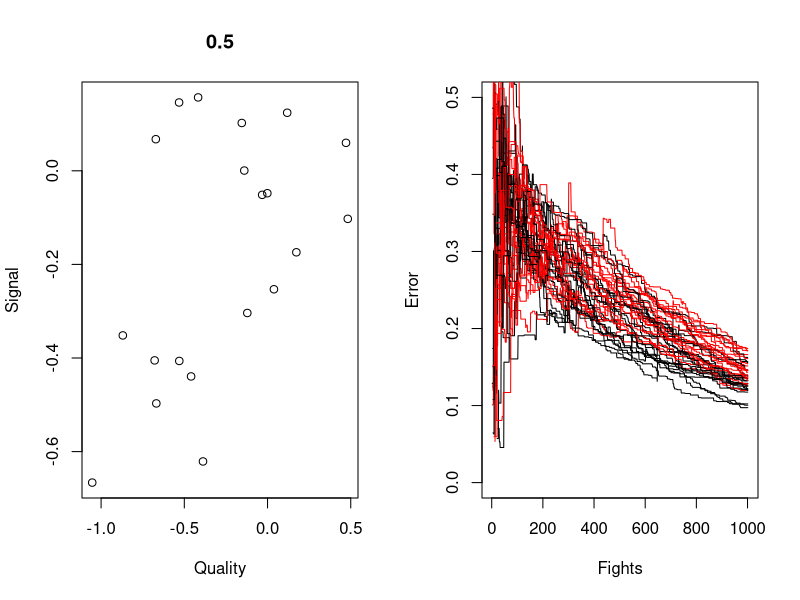

Reproduce this figure in R.
## ---- functions ----------------------

win_prob <- function(q){ #probability of A winning given qualities of A and B
	d = q[1]-q[2] #differences in qualities
	p = exp(dominance*d)/(exp(dominance*d)+1) #a sigmoidal function that gives probability of A winning 
	return(p)
}

update <- function(a, q){ # given current assessment a and true quality q, update to new assessment
	if(learn_noise == 0 ){
		noise = 0
	} else {
		noise = rnorm(1, mean =0, sd = learn_noise)}
	if(!is.na(a)){
			anew =(1- learn_rate) * a + learn_rate*q + noise
		} else{
			a = qual_mean + rnorm(1, mean =0 , sd = .2)
			anew = (1- learn_rate) * a + learn_rate*q + noise
		}
	return(anew)
}

fixCorr = function(x1,x2,rho){
	n = length(x1)
	theta <- acos(rho)             # corresponding angle
	X     <- cbind(x1, x2)         # matrix
	Xctr  <- scale(X, center=TRUE, scale=FALSE)   # centered columns (mean 0)
	orig_means <- colMeans(X)
	Id   <- diag(n)                               # identity matrix
	Q    <- qr.Q(qr(Xctr[ , 1, drop=FALSE]))      # QR-decomposition, just matrix Q #this is also just Xctr[,1]/ norm of Xctr[,1]
	P    <- tcrossprod(Q)          # = Q Q'       # projection onto space defined by x1
	x2o  <- (Id-P) %*% Xctr[ , 2]                 # x2ctr made orthogonal to x1ctr
	Xc2  <- cbind(Xctr[ , 1], x2o)                # bind to matrix
	Y    <- Xc2 %*% diag(1/sqrt(colSums(Xc2^2)))  # scale columns to length 1
	if(rho!=1){
		x2_new <- Y[ , 2] + (1 / tan(theta)) * Y[ , 1]     # final new vector
		} else { x2_new <- Y[,1]} 
	x2_new = x2_new + orig_means[2]
	return(x2_new)
}

## ---- parameters -------------------------
Tfights = 1000 #total number of fights 
N = 20 # individuals
categor_num = 100 #number of categories to learn about
memory_window = Inf #how many fights ago they can remember
confus_prob_cat = 0 #maximum probability of misidentifying categories, which decreases with dissimilarity
confus_prob_ind = 0 #probability of misidentifying individuals
qual_mean = 0
qual_sd = 0.5 #standard deviation of quality distribution 
sig_qual_corr = 0.5 #correlation between quality and signal
learn_rate = 0.2 #how much the quality of the opponent affects the new assessment
learn_noise = 0 #how noisy an updated assessment is
dominance = 0.5 #how quickly the probability switches from A winning to A losing
sig_min = -1 ; sig_max = 1
error_threshold = 0.5

#set up group with quality values and signal values: 

qual_vals = array(data = NA, dim = N) # quality values
# #option: one animal in each of N bins
# qual_vals = seq(0, 1, by = 1/N) 
# #option: uniformly distributed quality values
# qual_vals = runif(N , min = 0, max = 1) 
# #option: lognormally distributed quality values
# qual_vals = exp(rnorm(N, mean = 0, sd = qual_sd)) 
#option: normally distributed quality values
qual_vals = rnorm(N, mean = qual_mean, sd = qual_sd) 

#matrix of columns of quality values
qual_mat = matrix(rep(qual_vals,N), ncol=N, byrow=TRUE) 

sig_vals = array(data = NA, dim = N) # signal values
#option: signals are correlated with quality 
sig_vals = rnorm(N, mean = 0, 1)
sig_vals = fixCorr(qual_vals,sig_vals,sig_qual_corr)
# #option: uniformly distributed sigals
# sig_vals = runif(N, min =0, max = 1) 
# #option: lognormally distributed signals: 
# sig_sd = 0.5; sig_vals = exp(rnorm(N, mean =0, sd = sig_sd)) 
# #option: normally distributed signal values
# sig_sd = 0.5; sig_vals = rnorm(N, mean =0, sd =sig_sd) 

categor_breaks = sig_min+1:(categor_num-1)*(sig_max-sig_min)/categor_num
sig_cats = array(data = NA, dim =N) #which category each animal is in
for(i in 1:N){
	sig_cats[i] = sum(sig_vals[i] > categor_breaks)+1 
}

confus_mat = array(0, dim=c(N,categor_num))
for(i in 1:N){
	if(sig_cats[i]==1){
		confus_mat[i,2] = confus_prob_cat*exp(-abs(sig_vals[i]-categor_breaks[1]))
		confus_mat[i,1] = 1-confus_mat[i,2]
	} else if(sig_cats[i]==categor_num){
		confus_mat[i,categor_num-1] = confus_prob_cat*exp(-abs(sig_vals[i]-categor_breaks[categor_num-1]))
		confus_mat[i,categor_num] = 1-confus_mat[i,categor_num-1]
	} else{
		confus_mat[i,sig_cats[i]-1] = confus_prob_cat*exp(-abs(sig_vals[i]-categor_breaks[sig_cats[i]-1]))
		confus_mat[i,sig_cats[i]+1] = confus_prob_cat*exp(-abs(sig_vals[i]-categor_breaks[sig_cats[i]]))
		confus_mat[i,sig_cats[i]] = 1-confus_mat[i,sig_cats[i]-1] - confus_mat[i,sig_cats[i]+1]
		}
}
confus_mat = t(apply(confus_mat,1,cumsum))

#the fighting and learning dynamics: 
wins = list() # keep track of qualities of members involved in wins and losses for each animal
losses = list()
for(i in 1:N){ 
	wins[[i]] = numeric()
	losses[[i]] = numeric()
}
num_fights = array(0,dim=N) # number of fights each animal engages in
fight_history_cat = array(0,dim=c(2,2,Tfights+1)) #history of each pair and their perceived opponent category at each fight
fight_history_ind = array(0,dim=c(2,2,Tfights+1)) #history of each pair and their perceived opponent at each fight
last_fights_cat = array(Inf, dim=c(N,categor_num))
last_fights_ind = array(Inf, dim=c(N,N))

a_cat_byind = array(NA, dim=c(N,N,Tfights+1))
a_cat_bycat = array(NA, dim=c(N,categor_num,Tfights+1))
a_ind = array(NA, dim=c(N,N,Tfights+1))

for(t in 1:Tfights){
	pair = sample(1:N, 2, replace = FALSE) #draw two animals at random
	num_fights[pair] = num_fights[pair]+1
	p = win_prob(qual_vals[pair]) # probability of first animal winning
	outcome = sample(0:1,1,prob = c(p,1-p)) # see who wins and loses
	if(outcome == 0){
		wins[[pair[1]]] = cbind(wins[[pair[1]]],qual_vals[pair]) #add quality values to current wins for pair[1]
		losses[[pair[2]]] = cbind(losses[[pair[2]]],qual_vals[rev(pair)]) #add quality values to current losses for pair[2], reversed so focal animal is first
	} else{
		wins[[pair[2]]] = cbind(wins[[pair[2]]],qual_vals[rev(pair)])
		losses[[pair[1]]] = cbind(losses[[pair[1]]],qual_vals[pair])
	}
	#learning about the signal of one's opponent:
		draw = matrix(runif(N*N,0,1),nrow=N) #random numbers to generate confusion events
		perc_cats = array(NA, dim = c(N,N)) #each individual's perception of every other's category
		for(i in 1:N){
			perc_cats[i,] = rowSums(matrix(rep(draw[i,],categor_num),ncol=categor_num)>confus_mat)+1 #use confus_mat to see which category perceptions get switched to
		}
			# perc_cats = matrix(rep(sig_cats,N),nrow=N,byrow=TRUE) #no switching categories
		fight_history_cat[,,t] = matrix(c(pair,perc_cats[pair[1],pair[2]],perc_cats[pair[2],pair[1]]),nrow=2) 
		last_fights_cat[pair[1],perc_cats[pair[1],pair[2]]] = 0 #each animal thinks it just fought with the category it perceived
		last_fights_cat[pair[2],perc_cats[pair[2],pair[1]]] = 0
		new_as_cat_bycat = a_cat_bycat[,,t] #if you weren't involved in the fight your assessment doesn't change
		new_as_cat_bycat[last_fights_cat>memory_window] = NA #you forget your assessments of the categories you fought more than memory_window fights ago
		a_cat_bycat[,,t+1] = new_as_cat_bycat
		a_cat_bycat[pair[1],perc_cats[pair[1],pair[2]],t+1] = update(a_cat_bycat[pair[1],perc_cats[pair[1],pair[2]],t],qual_vals[pair[2]]) #each animal updates its assessment of the category it perceives based on the quality it experiences
		a_cat_bycat[pair[2],perc_cats[pair[2],pair[1]],t+1] = update(a_cat_bycat[pair[2],perc_cats[pair[2],pair[1]],t],qual_vals[pair[1]])
		
		new_as_cat_byind = array(NA,dim=c(N,N))
		for(i in 1:N){
			new_as_cat_byind[i,]=a_cat_bycat[i,perc_cats[i,],t+1] #each animal assigns quality values to individuals based on its sloppy assignment of individuals to categories
		}
		a_cat_byind[,,t+1] = new_as_cat_byind
		
		# a_cat_byind[,,t+1] = a_cat_bycat[,sig_cats,t+1]
		
		# new_as_cat_byind = a_cat_byind[,,t] #if you weren't involved in the fight your assessment doesn't change
		# new_as_cat_byind[last_fights_cat[,sig_cats]>memory_window] = NA #you forget your assessments of the categories you fought more than memory_window fights ago

		# a_cat_byind[,,t+1] = new_as_cat_byind
		# a_cat_byind[pair[1],sig_cats==perc_cats[2],t+1] = update(a_cat_byind[pair[1],pair[2],t],qual_vals[pair[2]]) #opponents assess each other
		# a_cat_byind[pair[2],sig_cats==perc_cats[1],t+1] = update(a_cat_byind[pair[2],pair[1],t],qual_vals[pair[1]])
		
		last_fights_cat = last_fights_cat+1
	
	#learning about the identity of one's opponent:
		draw = runif(2,0,1) #random numbers to generate confusion events
		perc_pair = pair  
		if(draw[1]<confus_prob_ind){
			perc_pair[1] = sample(setdiff(1:N,pair[1]),1) #with low probability draw a different individual that the focal thinks it's interacting with
		}
		if(draw[2]<confus_prob_ind){
			perc_pair[2] = sample(setdiff(1:N,pair[2]),1)
		}
		fight_history_ind[,,t] = matrix(c(pair,rev(perc_pair)),nrow=2)	
		last_fights_ind[pair[1],perc_pair[2]] = 0
		last_fights_ind[pair[2],perc_pair[1]] = 0
		new_as_ind = a_ind[,,t] #if you weren't involved in the fight your assessment doesn't change
		new_as_ind[last_fights_ind>memory_window] = NA #if you fought more than memory_window fights ago you forget your assessments
		a_ind[,,t+1] = new_as_ind
		a_ind[pair[1],perc_pair[2],t+1] = update(a_ind[pair[1],perc_pair[2],t],qual_vals[pair[2]]) #each animal updates its assessment of the individual it perceives based on the quality it experiences
		a_ind[pair[2],perc_pair[1],t+1] = update(a_ind[pair[2],perc_pair[1],t],qual_vals[pair[1]])
		last_fights_ind = last_fights_ind+1
}

#######
#how well did they learn over time?
error_cat = array(NA, dim = c(N,Tfights+1))
error_ind = array(NA, dim = c(N,Tfights+1))
#how quickly did they get close to their final assessment?
learning_time_cat = array(NA, dim=c(N,1))
learning_time_ind = array(NA, dim=c(N,1))
#what was everyone else's opinion of me over time?
highrank_cat = array(NA, dim=c(N,Tfights+1))
highrank_ind = array(NA, dim=c(N,Tfights+1))
#costs of losing? while fights are random, these don't depend on the recognition system, but we'll need two if we consider strategic fights.
losing_costs_cat = array(NA, dim=c(N,Tfights+1))
losing_costs_ind = array(NA, dim=c(N,Tfights+1))
for(i in 1:N){
	for(t in 1:(Tfights+1)){

		if(sum(!is.na(a_cat_byind[i,,t]))>=1){
			error_cat[i,t] = sum(abs(a_cat_byind[i,,t]-qual_vals) ,na.rm=TRUE) /sum(!is.na(a_cat_byind[i,,t])) #/ abs(qual_vals)
			}
		if(sum(!is.na(a_ind[i,,t]))>=1){
			error_ind[i,t] = sum(abs(a_ind[i,,t]-qual_vals ) ,na.rm=TRUE) /sum(!is.na(a_ind[i,,t]))  #/ abs(qual_vals)
			}
		if(sum(!is.na(a_cat_byind[,i,t]))>=1){
		highrank_cat[i,t] = sum(a_cat_byind[,i,t],na.rm=TRUE) /sum(!is.na(a_cat_byind[,i,t]))
			}
		if(sum(!is.na(a_ind[,i,t]))>=1){
			highrank_ind[i,t] = sum(a_ind[,i,t],na.rm=TRUE) /sum(!is.na(a_ind[,i,t]))
			}
	}
	time_vec_cat = array(NA,dim=N)
	time_vec_ind = array(NA, dim=N)
	for(j in setdiff(1:N,i)){
		v = which(abs(a_cat_byind[i,j,]-a_cat_byind[i,j,Tfights+1])<= error_threshold)
		if(length(v)>0){
			time_vec_cat[j] = v[1]-1
		} else{ time_vec_cat[j] = Tfights}
		v = which(abs(a_ind[i,j,]-a_ind[i,j,Tfights+1])<= error_threshold)
		if(length(v)>0){
			time_vec_ind[j] = v[1]-1
		} else{ time_vec_ind[j] = Tfights}
	}
	learning_time_cat[i] = median(time_vec_cat,na.rm=TRUE)
	learning_time_ind[i] = median(time_vec_ind,na.rm=TRUE)
}

############## plotting some stuff
par(mfrow=c(1,2))

plot(qual_vals,sig_vals,xlab='Quality',ylab='Signal',main=round(cor(qual_vals,sig_vals),3))

M = max(max(error_cat,na.rm=TRUE),max(error_ind,na.rm=TRUE))
plot(1:Tfights+1,1:Tfights+1,ylim=c(0,0.5),type='n',xlab='Fights',ylab='Error') 

for(i in 1:N){
	lines(error_cat[i,])
	lines(error_ind[i,],col='red')
}

legend(x=.4*Tfights,y=0.9*M,legend=c('Categories','Individuals'),col=c('black','red'),lty=c(1,1),border='none')

# M = max(max(error_cat,na.rm=TRUE),max(error_ind,na.rm=TRUE))
# plot(1:1500,1:1500,type='n',ylim=c(0,M),xlab='Fights',ylab='Error')

# for(i in 1:N){
	# lines(error_cat[i,1:1500])
	# lines(error_ind[i,1:1500],col='red')
# }

# legend(x=.4*Tfights,y=0.9*M,legend=c('Categories','Individuals'),col=c('black','red'),lty=c(1,1),border='none')

